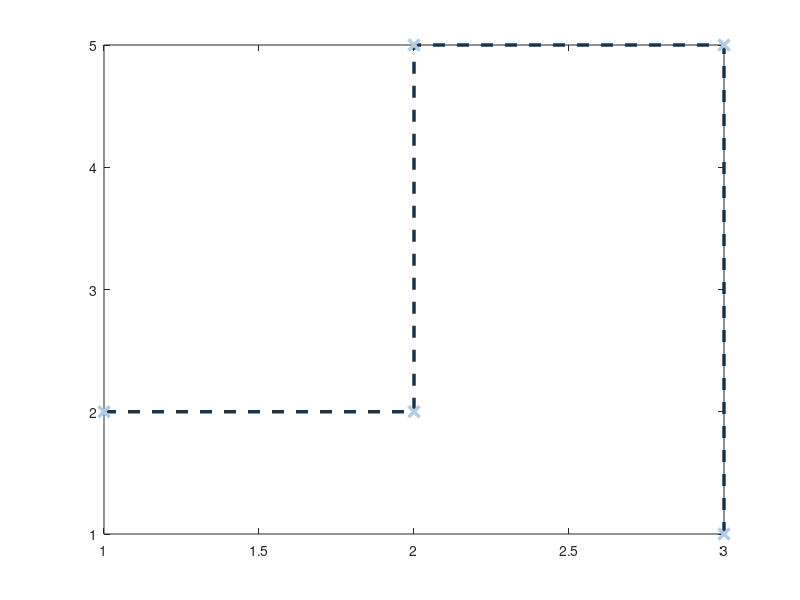

Here is the MATLAB script that generated this plot: (Note: this script raises an error after producing the figure.)
figure_handle = figure('Visible', 'off');
checks = zeros(1, 47);

chart_handle = stairs(1:3, [2 5 1]);
set(chart_handle, 'Color', [0.1 0.2 0.3], 'LineWidth', 2.5, 'LineStyle', '--', ...
    'Marker', 'x', 'MarkerSize', 8, 'MarkerFaceColor', [0.4 0.5 0.6], ...
    'MarkerEdgeColor', [0.7 0.8 0.9]);
checks(1) = all(get(chart_handle, 'Color') == [0.1 0.2 0.3]);
checks(2) = get(chart_handle, 'linew') == 2.5;
checks(3) = strcmp(get(chart_handle, 'lines'), '--');
checks(4) = strcmp(get(chart_handle, 'Marker'), 'x');
checks(5) = get(chart_handle, 'MarkerSize') == 8;
checks(6) = all(get(chart_handle, 'MarkerFaceColor') == [0.4 0.5 0.6]);
checks(7) = all(get(chart_handle, 'MarkerEdgeColor') == [0.7 0.8 0.9]);
set(chart_handle, 'MarkerFaceColor', 'auto', 'MarkerEdgeColor', 'none');
checks(43) = strcmp(get(chart_handle, 'MarkerFaceColor'), 'auto');
checks(44) = strcmp(get(chart_handle, 'MarkerEdgeColor'), 'none');
set(chart_handle, 'Color', [0.2 0.3 0.4]);
checks(45) = strcmp(get(chart_handle, 'MarkerFaceColor'), 'auto');

chart_handle = stem(1:3, [2 5 1]);
set(chart_handle, 'Color', [0.1 0.2 0.3], 'LineWidth', 2.5, 'LineStyle', ':', ...
    'Marker', 'square', 'MarkerSize', 8, 'MarkerFaceColor', [0.4 0.5 0.6], ...
    'MarkerEdgeColor', [0.7 0.8 0.9], 'BaseValue', -2);
checks(8) = all(get(chart_handle, 'Color') == [0.1 0.2 0.3]);
checks(9) = get(chart_handle, 'LineWidth') == 2.5;
checks(10) = strcmp(get(chart_handle, 'LineStyle'), ':');
checks(11) = strcmp(get(chart_handle, 'Marker'), 'square');
checks(12) = get(chart_handle, 'MarkerSize') == 8;
checks(13) = all(get(chart_handle, 'MarkerFaceColor') == [0.4 0.5 0.6]);
checks(14) = all(get(chart_handle, 'MarkerEdgeColor') == [0.7 0.8 0.9]);
checks(15) = get(chart_handle, 'BaseValue') == -2;

chart_handle = errorbar(1:3, [2 5 1], [0.2 0.3 0.1]);
set(chart_handle, 'Color', [0.1 0.2 0.3], 'LineWidth', 2.5, 'LineStyle', '-.', ...
    'Marker', 'o', 'MarkerSize', 8, 'CapSize', 12);
checks(16) = all(get(chart_handle, 'Color') == [0.1 0.2 0.3]);
checks(17) = get(chart_handle, 'LineWidth') == 2.5;
checks(18) = strcmp(get(chart_handle, 'LineStyle'), '-.');
checks(19) = strcmp(get(chart_handle, 'Marker'), 'o');
checks(20) = get(chart_handle, 'MarkerSize') == 8;
checks(21) = get(chart_handle, 'CapSize') == 12;

chart_handle = area(1:3, [2 5 1]);
set(chart_handle, 'FaceColor', [0.1 0.2 0.3], 'EdgeColor', [0.7 0.8 0.9], ...
    'LineWidth', 2.5, 'LineStyle', '--', 'FaceAlpha', 0.4, 'EdgeAlpha', 0.6, ...
    'BaseValue', -2);
checks(22) = all(get(chart_handle, 'FaceColor') == [0.1 0.2 0.3]);
checks(23) = all(get(chart_handle, 'EdgeColor') == [0.7 0.8 0.9]);
checks(24) = get(chart_handle, 'LineWidth') == 2.5;
checks(25) = strcmp(get(chart_handle, 'LineStyle'), '--');
checks(26) = abs(get(chart_handle, 'FaceAlpha') - 0.4) < 1e-6;
checks(27) = abs(get(chart_handle, 'EdgeAlpha') - 0.6) < 1e-6;
checks(28) = get(chart_handle, 'BaseValue') == -2;

chart_handle = bar(1:3, [2 5 1]);
set(chart_handle, 'FaceColor', [0.1 0.2 0.3], 'EdgeColor', [0.7 0.8 0.9], ...
    'LineWidth', 2.5, 'LineStyle', ':', 'FaceAlpha', 0.4, 'EdgeAlpha', 0.6, ...
    'BaseValue', -2, 'BarWidth', 0.5);
checks(29) = all(get(chart_handle, 'FaceColor') == [0.1 0.2 0.3]);
checks(30) = all(get(chart_handle, 'EdgeColor') == [0.7 0.8 0.9]);
checks(31) = get(chart_handle, 'LineWidth') == 2.5;
checks(32) = strcmp(get(chart_handle, 'LineStyle'), ':');
checks(33) = abs(get(chart_handle, 'FaceAlpha') - 0.4) < 1e-6;
checks(34) = abs(get(chart_handle, 'EdgeAlpha') - 0.6) < 1e-6;
checks(35) = get(chart_handle, 'BaseValue') == -2;
checks(36) = get(chart_handle, 'BarWidth') == 0.5;

chart_handle = histogram([1 1 2 3 3 3]);
set(chart_handle, 'FaceColor', [0.1 0.2 0.3], 'EdgeColor', [0.7 0.8 0.9], ...
    'LineWidth', 2.5, 'LineStyle', '-.', 'FaceAlpha', 0.4, 'EdgeAlpha', 0.6);
checks(37) = all(get(chart_handle, 'FaceColor') == [0.1 0.2 0.3]);
checks(38) = all(get(chart_handle, 'EdgeColor') == [0.7 0.8 0.9]);
checks(39) = get(chart_handle, 'LineWidth') == 2.5;
checks(40) = strcmp(get(chart_handle, 'LineStyle'), '-.');
checks(41) = abs(get(chart_handle, 'FaceAlpha') - 0.4) < 1e-6;
checks(42) = abs(get(chart_handle, 'EdgeAlpha') - 0.6) < 1e-6;
set(chart_handle, 'FaceColor', 'auto', 'EdgeColor', 'auto');
checks(46) = strcmp(get(chart_handle, 'FaceColor'), 'auto');
checks(47) = strcmp(get(chart_handle, 'EdgeColor'), 'auto');

openmat_result = sum(checks);
close(figure_handle);
